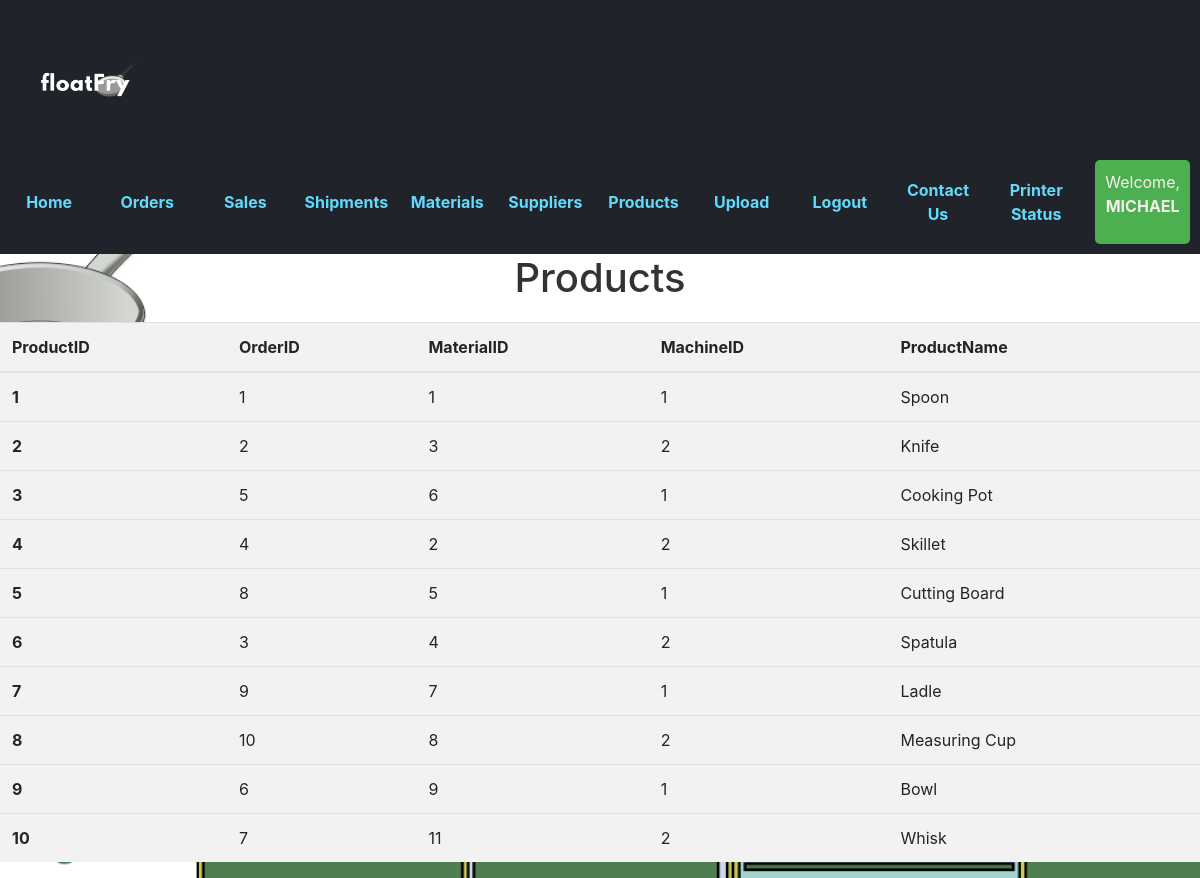
Page /Products (signed in) on the committed database.
### tables this page shows
CREATE TABLE Accounts (
    AccountsID INTEGER PRIMARY KEY AUTOINCREMENT,
    Username VARCHAR(255),
    Admin BOOLEAN,
    RoleID INTEGER,
    Role VARCHAR(255),
    EmployeeID INTEGER, Password VARCHAR(100),
    FOREIGN KEY (RoleID) REFERENCES Roles(RoleID),
    FOREIGN KEY (EmployeeID) REFERENCES Employees(EmployeeID)
);

CREATE TABLE Products (
    ProductID INT PRIMARY KEY,
    OrderID INT,
    MaterialID INT,
    MachineID INT,
    ProductName VARCHAR(255),
    FOREIGN KEY (OrderID) REFERENCES Orders(OrderID),
    FOREIGN KEY (MaterialID) REFERENCES Materials(MaterialID),
    FOREIGN KEY (MachineID) REFERENCES Machines(MachineID)
);

### Test.py (the view)
@app.route('/Products')
def products():
    user = get_current_user()
    db = get_db()
    if 'logged_in' in session and session['logged_in'] and user['RoleID'] in [2,4,5]:
        all_entries_cursor = db.execute('SELECT * FROM Products')
        products = all_entries_cursor.fetchall()
        return render_template('products.html',  user = user, products = products)
    else:
        return redirect(url_for('login'))

### Test.py (called while the page is built)
def get_current_user():
    user = None
    if "user" in session:
        user = session['user']
        print(user)
        db = get_db()
        user_cursor = db.execute("select * from Accounts where Username = ?", [user])
        user = user_cursor. fetchone()
    return user

### users_database.py (called while the page is built)
def connect_database():
    db_filename = 'FloatFry.db'
    sql =sqlite3.connect(os.path.join('database/', "FloatFry.db"))
    sql.row_factory = sqlite3.Row
    return sql

def get_db():
    if not hasattr(g, 'FloatFry_db'):
        g.FloatFry_db = connect_database()
    return g.FloatFry_db

### templates/products.html (shortened to what this page needs)
{%from 'links.html' import links %}
<!DOCTYPE html>
<html lang="en">
<head>
    <link rel="stylesheet" href="{{ url_for('static', filename='styles.css') }}">
    <link rel="stylesheet" href="https://maxcdn.bootstrapcdn.com/bootstrap/4.5.2/css/bootstrap.min.css">
</head>
<body>
    <header>
        <div class="logo">
            <img src="{{ url_for('static', filename='float_fry_logo.png') }}" alt="Float Fry Logo">
        </div>
        <nav>
            {{links(user)}}
        </nav>
    </header>
    <h1>Products</h1>
    <table class="table">
        <thead>
          <tr>
            <th scope="col">ProductID</th>
            <th scope="col">OrderID</th>
            <th scope="col">MaterialID</th>
            <th scope="col">MachineID</th>
            <th scope="col">ProductName</th>
          </tr>
        </thead>
        <tbody>
            {% if products %}
                {% for prod in products %}
                    <tr>
                        <th scope="row">{{ prod["ProductID"] }}</th>
                        <td>{{ prod["OrderID"] }}</td>
                        <td>{{ prod["MaterialID"] }}</td>
                        <td>{{ prod["MachineID"] }}</td>
                        <td>{{ prod["ProductName"] }}</td>
                    </tr>
                {% endfor %}
            {% endif %}
        </tbody>
      </table>
</body>
</html>

### templates/links.html (shortened to what this page needs)
{% macro links(user)%}
    <ul>
        {% if user and user['RoleID'] in [5,4]  %}
        <li><a href="{{ url_for('home') }}">Home</a></li>
        <li><a href="{{ url_for('orders') }}">Orders</a></li>
        <li><a href="{{ url_for('sales') }}">Sales</a></li>
        <li><a href="{{ url_for('shipments') }}">Shipments</a></li>
        <li><a href="{{ url_for('materials') }}">Materials</a></li>
        <li><a href="{{ url_for('suppliers') }}">Suppliers</a></li>
        <li><a href="{{ url_for('products') }}">Products</a></li>
        <li><a href="{{ url_for('upload_file') }}">Upload</a></li>
        <li><a href="{{ url_for('logout') }}">Logout</a></li>
        <li><a href="{{ url_for('contact') }}">Contact Us</a></li>
        <li><a href="{{ url_for('viewPrinter') }}">Printer Status</a></li>
        {% endif %}
        <li>
            {% if user %}
                <div class="user-info">
                    <p>Welcome, <span>{{ user['username'] }}</span></p>
                </div>
            {% endif %}
        </li>
    </ul>
{%endmacro%}

### static/styles.css (style rules this page uses)
body { font-family: Arial, sans-serif; background-color: #f0f0f0; margin: 0; padding: 0; background: url('splash.png'); background-size: cover; opacity: 1; }
header { background-color: #20232a; color: #61dafb; padding: 10px; display: flex; justify-content: space-between; align-items: center; }
.logo img { width: 150px; }
nav ul { list-style-type: none; display: flex; gap: 20px; margin: 0; padding: 0; align-items: center; justify-content: space-between; }
nav ul li { flex: 1; text-align: center; }
nav ul li a { text-decoration: none; color: #61dafb; font-weight: bold; transition: color 0.2s; display: block; padding: 10px 0; }
.user-info { background-color: #f9f1f1; color: rgb(0, 0, 0); padding: 5px 10px; border-radius: 5px; }
h1 { text-align: center; margin-top: 50px; font-size: 36px; color: #333; }
.table { width: 100%; border-collapse: collapse; margin-top: 20px; color: rgb(247, 237, 237); background-color: #f2f2f2; }
.user-info { background-color: #4CAF50; color: white; padding: 10px; border-radius: 5px; }
.user-info span { font-weight: bold; }
p { font-size: 16px; color: rgb(247, 237, 237); }

### rows in the picture
Accounts: username "MICHAEL"
Products: ProductID "1", OrderID "1", MaterialID "1", MachineID "1", ProductName "Spoon"
Products: ProductID "2", OrderID "2", MaterialID "3", MachineID "2", ProductName "Knife"
Products: ProductID "3", OrderID "5", MaterialID "6", MachineID "1", ProductName "Cooking Pot"
Products: ProductID "4", OrderID "4", MaterialID "2", MachineID "2", ProductName "Skillet"
Products: ProductID "5", OrderID "8", MaterialID "5", MachineID "1", ProductName "Cutting Board"
Products: ProductID "6", OrderID "3", MaterialID "4", MachineID "2", ProductName "Spatula"
Products: ProductID "7", OrderID "9", MaterialID "7", MachineID "1", ProductName "Ladle"
Products: ProductID "8", OrderID "10", MaterialID "8", MachineID "2", ProductName "Measuring Cup"
Products: ProductID "9", OrderID "6", MaterialID "9", MachineID "1", ProductName "Bowl"
Products: ProductID "10", OrderID "7", MaterialID "11", MachineID "2", ProductName "Whisk"
